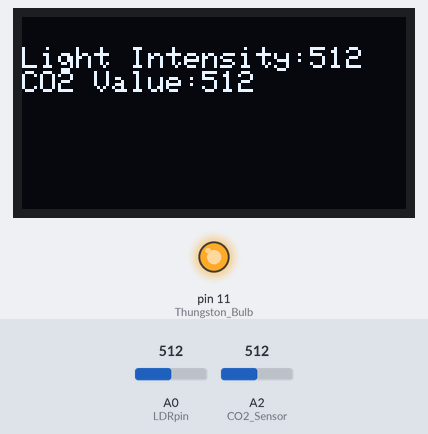
The sketch below on a simulated Arduino Uno, built with avr-gcc and run on an emulated ATmega328P. Parts: 128×64 one-colour display, output pins drawn as LEDs (lit = HIGH). The inputs (shaded band) are chosen by the test bench; at power-on: A0 (LDRpin) = 512, A2 (CO2_Sensor) = 512. What the sketch prints to the serial monitor is not drawn.

Above: at 7.6 s.
7.7 s: A0 (LDRpin) set to 491
At 17.7 s:
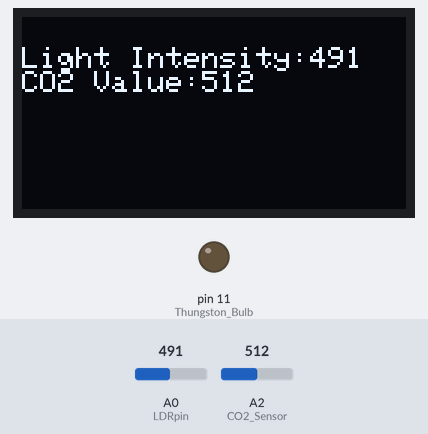
18.0 s: A2 (CO2_Sensor) set to 490
At 27.5 s:
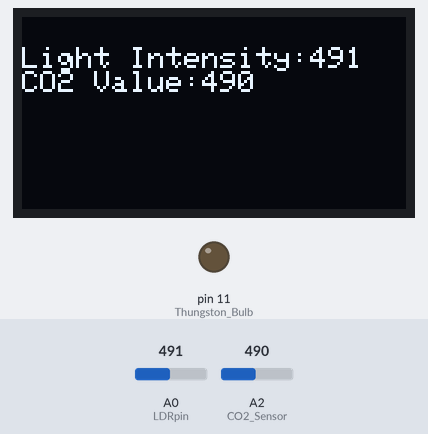
28.3 s: A0 (LDRpin) set to 510
At 38.3 s:
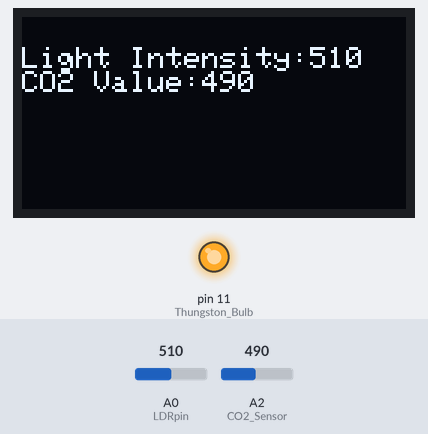
38.6 s: A2 (CO2_Sensor) set to 510
At 48.5 s:
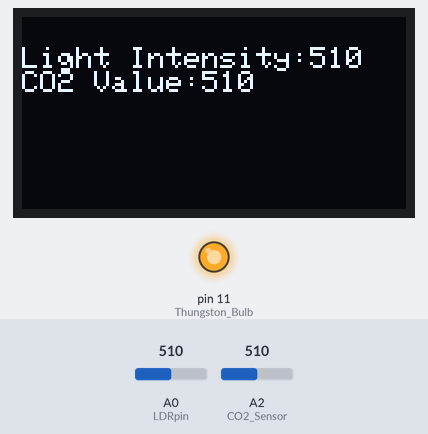
48.8 s: A0 (LDRpin) set to 490
At 58.3 s:
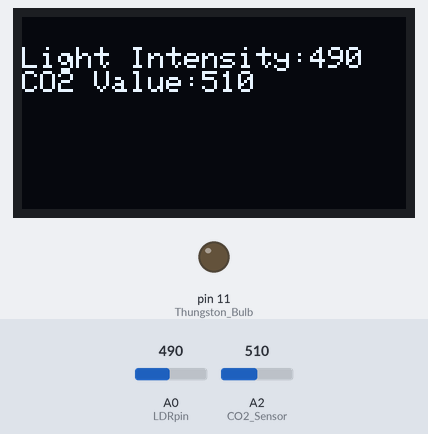
58.8 s: A2 (CO2_Sensor) set to 306
At 68.2 s:
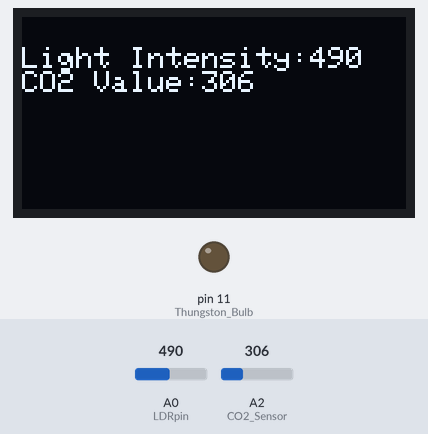
Timing chart, 0 to 69.7 s (numbered marks = the images above; inputs shaded):
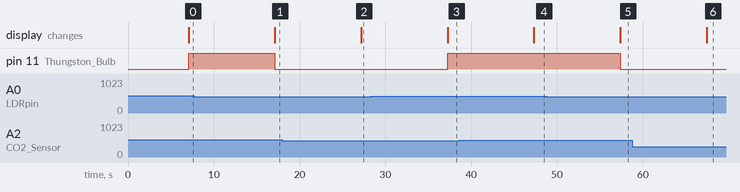

Measured:
- the behaviour switches between 501 and 500 on A0 (LDRpin) (found by bisection; images 0 and 1)
- after the input at 7.7 s, pin 11 (Thungston_Bulb): HIGH → LOW after 9.4 s; the display: changes after 9.4 s (image 1)
- after the input at 18.0 s, the display: changes after 9.2 s (image 2)
- after the input at 28.3 s, pin 11 (Thungston_Bulb): LOW → HIGH after 8.9 s; the display: changes after 8.9 s (image 3)
- after the input at 38.6 s, the display: changes after 8.7 s (image 4)
- after the input at 48.8 s, pin 11 (Thungston_Bulb): HIGH → LOW after 8.6 s; the display: changes after 8.6 s (image 5)
- after the input at 58.8 s, the display: changes after 8.6 s (image 6)

The sketch:

Uno_Final.ino
```cpp
//Including Libraries
#include <Wire.h>
#include <Adafruit_GFX.h>
#include <Adafruit_SSD1306.h>

//Defining variables
#define LDRpin A0     //LDR Pin
#define CO2_Sensor A2

int LDRValue = 0;       //LDR
int Thungston_Bulb = 11;   //Thungston Bulb
int CO2_Value;           //CO2 Sensor

//Define screen sizes
#define SCREEN_WIDTH 128 // OLED display width, in pixels
#define SCREEN_HEIGHT 64 // OLED display height, in pixels

// Declaration for an SSD1306 display connected to I2C (SDA, SCL pins)
Adafruit_SSD1306 display(SCREEN_WIDTH, SCREEN_HEIGHT, &Wire, -1);


void setup()
{
  Serial.begin(9600);
  pinMode(Thungston_Bulb, OUTPUT);
  pinMode(CO2_Sensor, INPUT);

  //OLED Screen allocation
  if(!display.begin(SSD1306_SWITCHCAPVCC, 0x3C)) { // Address 0x3D for 128x64
    Serial.println(F("SSD1306 allocation failed"));
    for(;;);
  }
  delay(2000);

}

void loop()
{
  //LDR Values assignment
  LDRValue = analogRead(LDRpin);

  //CO2 Values assignment
  CO2_Value = analogRead(CO2_Sensor);

  //Output to serial monitor
  //Serial.print("Light Intensity: ");
  //Serial.print(LDRValue);
  String LDR_value_str = (String) LDRValue;

  //Serial.print("CO2 Value: ");
  //Serial.print(CO2_Value, DEC);
  String CO2_value_str = (String) CO2_Value;
  delay(5000);

  Serial.print("&ldr="+LDR_value_str+"&co2="+CO2_value_str);

  //OLED Output
  display.clearDisplay();

  display.setTextSize(1);
  display.setTextColor(WHITE);
  display.setCursor(0, 10);
  // Display static text
  display.print("Light Intensity:");
  display.println(LDRValue);

  display.print("CO2 Value:");
  display.println(CO2_Value);
  display.display();

  //Operations
  //LDT -> LED
  if(LDRValue>500){
    digitalWrite(Thungston_Bulb, HIGH);
  }
  else{
    digitalWrite(Thungston_Bulb, LOW);
  }


}
```
